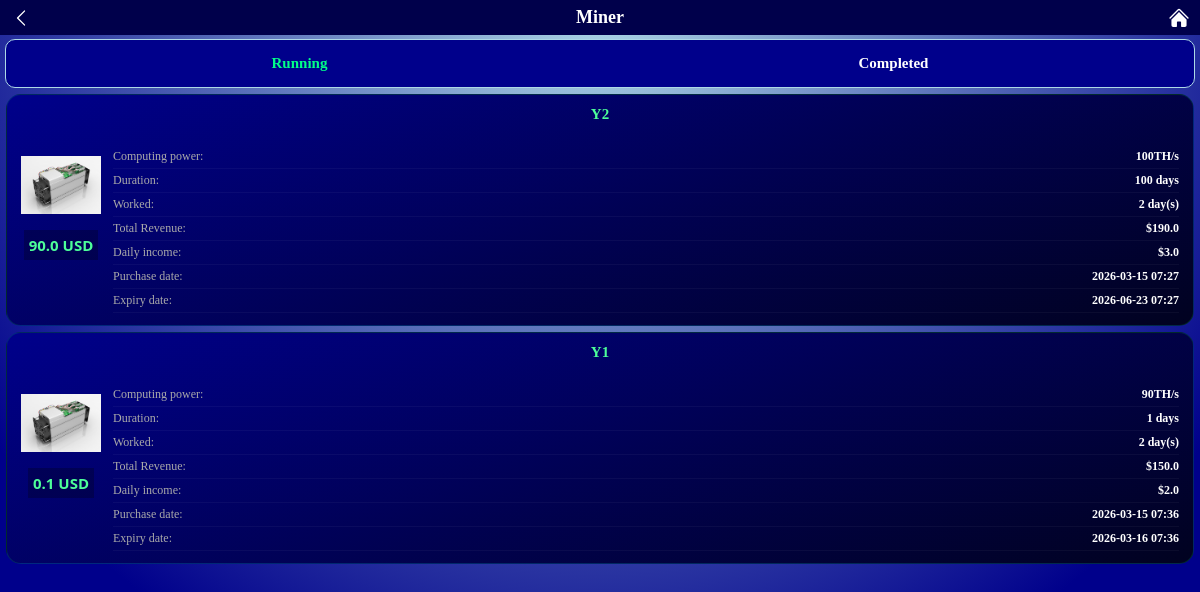
Screenshot of /miner-running (signed in) with the database file from the repository.
### app.py (models this page shows)
class RentedMiner(db.Model):
    id = db.Column(db.Integer, primary_key=True)
    user_id = db.Column(db.Integer, db.ForeignKey('user.id'))
    miner_name = db.Column(db.String(50))
    computing = db.Column(db.String(50))
    price = db.Column(db.Float)
    net_income = db.Column(db.Float)
    total_revenue = db.Column(db.Float)
    current_income = db.Column(db.Float, default=0.0)
    purchase_time = db.Column(db.DateTime)
    expiry_time = db.Column(db.DateTime)
    validity_days = db.Column(db.Integer)
    active = db.Column(db.Boolean, default=True)
    image = db.Column(db.String(250))
    last_paid = db.Column(db.DateTime, nullable=True)

### app.py (the view)
    @app.route("/miner-running")
    @login_required
    def miner_running():
        miners = RentedMiner.query.filter_by(
            user_id=current_user.id, active=True
        ).all()
        return render_template("miner-running.html", miners=miners, now=datetime.utcnow())

### templates/miner-running.html (shortened to what this page needs)
<!doctype html>
<html lang="en">
  <head>
    <link rel="stylesheet" href="/static/style/invite.css" />
  </head>
  <body>
    <div class="header">
      <svg
        id="backBtn"
        xmlns="http://www.w3.org/2000/svg"
        viewBox="0 0 24 24"
        fill="currentColor"
        class="size-6"
      >
        <path
          fill-rule="evenodd"
          d="M7.72 12.53a.75.75 0 0 1 0-1.06l7.5-7.5a.75.75 0 1 1 1.06 1.06L9.31 12l6.97 6.97a.75.75 0 1 1-1.06 1.06l-7.5-7.5Z"
          clip-rule="evenodd"
        />
      </svg>
      <h1>Miner</h1>
    </div>
    <div class="levels">
      <div class="stats"><h3 class="active">Running</h3></div>
      <div class="stats"><h3 id="miner2Btn">Completed</h3></div>
    </div>
    {% if miners %} {% for m in miners %}
    <div class="miner-card">
      <div class="miner-card-header">
        <span class="miner-card-name">{{ m.miner_name }}</span>
      </div>
      <div class="miner-card-body">
        <div class="mine">
          <img
            src="{{ m.image }}"
            alt="{{ m.miner_name }}"
            class="miner-card-img"
          />
          <span class="miner-price">{{ m.price }} USD</span>
        </div>
        <div class="miner-card-stats">
          <div class="stat-row">
            <span>Computing power:</span><strong>{{ m.computing }}</strong>
          </div>
          <div class="stat-row">
            <span>Duration:</span><strong>{{ m.validity_days }} days</strong>
          </div>
          <div class="stat-row">
            <span>Worked:</span
            ><strong>{{ (now - m.purchase_time).days }} day(s)</strong>
          </div>
          <div class="stat-row">
            <span>Total Revenue:</span><strong>${{ m.total_revenue }}</strong>
          </div>
          <div class="stat-row">
            <span>Daily income:</span><strong>${{ m.net_income }}</strong>
          </div>
          <div class="stat-row">
            <span>Purchase date:</span
            ><strong>{{ m.purchase_time.strftime('%Y-%m-%d %H:%M') }}</strong>
          </div>
          <div class="stat-row">
            <span>Expiry date:</span
            ><strong>{{ m.expiry_time.strftime('%Y-%m-%d %H:%M') }}</strong>
          </div>
        </div>
      </div>
    </div>
    {% endfor %} {% else %}
    <div class="no-miners">
      <p>No running miners yet.</p>
      <a href="/shop-tier1">Browse Shop →</a>
    </div>
    {% endif %}
  </body>
</html>

### static/style/invite.css (style rules this page uses)
body { min-height: 100vh; margin: 0; background: radial-gradient(circle at top, lightblue, darkblue 75%); }
.header { height: 15px; margin-bottom: 4px; color: white; background-color: rgb(0, 0, 75); display: flex; align-items: center; justify-content: space-between; padding: 10px; }
.header h1 { flex: 1; text-align: center; margin: 0; font-size: 18px; }
.header svg { width: 22px; height: 22px; cursor: pointer; }
.levels { background: darkblue; border: 1px solid lightblue; border-radius: 10px; margin: 0 5px; display: flex; justify-content: space-around; color: white; }
.stats h3 { font-size: 15px; cursor: pointer; }
.stats .active { color: #00ff88; opacity: 1; }
.miner-card { background: linear-gradient(160deg, darkblue, #010220); border: 1px solid rgba(0, 200, 80, 0.2); border-radius: 15px; margin: 6px; overflow: hidden; }
.miner-card-header { padding: 10px 14px; text-align: center; }
.miner-card-name { color: #4dff99; font-weight: 700; font-size: 15px; }
.miner-card-body { display: flex; gap: 12px; padding: 12px 14px; align-items: flex-start; }
.miner-card-img { width: 80px; height: 80px; object-fit: contain; border-radius: 8px; background: transparent; flex-shrink: 0; }
.miner-card-stats { flex: 1; }
.stat-row { display: flex; justify-content: space-between; font-size: 12px; color: #aaa; padding: 4px 0; border-bottom: 1px solid rgba(255,255,255,0.04); }
.stat-row strong { color: white; }
.mine { gap: 5px; display: flex; align-items: center; justify-content: center; flex-direction: column; }
.mine span { padding: 5px; font-family: 'Segoe UI', Tahoma, Geneva, Verdana, sans-serif; background: rgba(0,0,0,0.25); }
.miner-price { color: #4dff99; font-weight: 700; font-size: 15px; }

### rows the page displays
RentedMiner: miner_name "Y2", image (picture), price "90.0", computing "100TH/s", validity_days "100", (now-m.purchase_time).days "2", total_revenue "190.0", net_income "3.0", purchase_time "2026-03-15 07:27", expiry_time "2026-06-23 07:27"
RentedMiner: miner_name "Y1", image (picture), price "0.1", computing "90TH/s", validity_days "1", (now-m.purchase_time).days "2", total_revenue "150.0", net_income "2.0", purchase_time "2026-03-15 07:36", expiry_time "2026-03-16 07:36"
